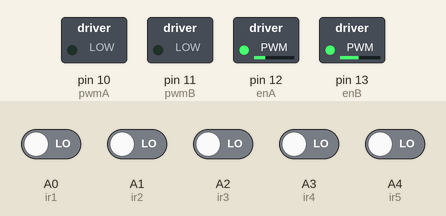
Simulated run of this sketch. Board: Arduino Uno, built with avr-gcc and run on an emulated ATmega328P. Shown: switched loads named in the sketch (green lamp = pin HIGH). The inputs (shaded band) are chosen by the test bench; at power-on: A0 (ir1), A1 (ir2), A2 (ir3), A3 (ir4), A4 (ir5) LOW.

Above: at 1.2 s.
1.3 s: A0 (ir1) driven HIGH
At 2.5 s:
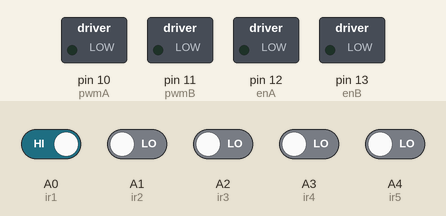
2.8 s: A1 (ir2) driven HIGH
At 4.0 s:
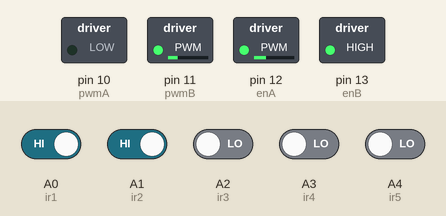
4.3 s: A2 (ir3) driven HIGH
At 4.7 s:
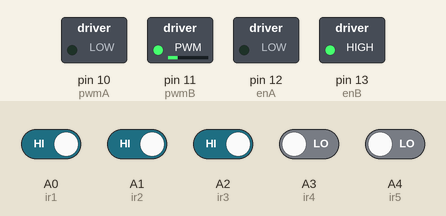
5.8 s: A3 (ir4) driven HIGH
At 7.0 s:
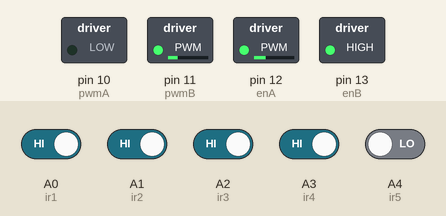
7.3 s: A3 (ir4) driven LOW
At 8.2 s:
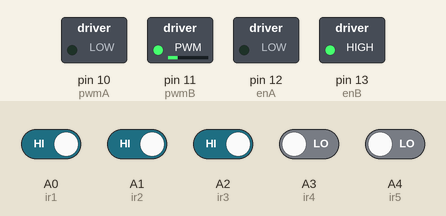
8.8 s: A2 (ir3) driven LOW
At 9.4 s:
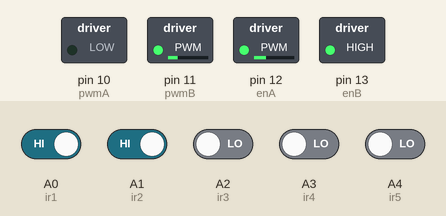
Timing chart, 0 to 11.3 s (numbered marks = the images above; inputs shaded):
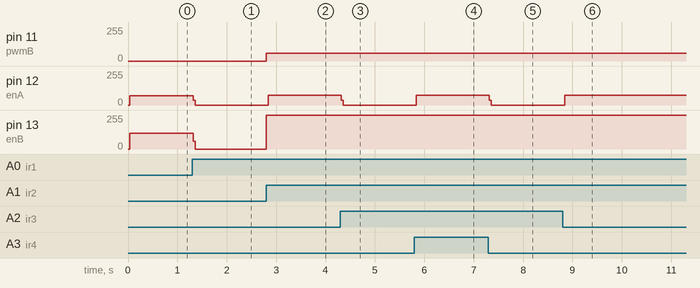

Measured:
- after the input at 1.3 s, pin 12 (enA): 71/255 → 0/255 at once; pin 13 (enB): 117/255 → 0/255 at once
- after the input at 2.8 s, pin 11 (pwmB): 0/255 → 60/255 at once; pin 12 (enA): 0/255 → 75/255 at once; pin 13 (enB): 0/255 → 255/255 at once
- after the input at 4.3 s, pin 12 (enA): 75/255 → 0/255 at once
- after the input at 5.8 s, pin 12 (enA): 0/255 → 74/255 at once
- after the input at 7.3 s, pin 12 (enA): 74/255 → 0/255 at once
- after the input at 8.8 s, pin 12 (enA): 0/255 → 75/255 at once

The sketch:

Line_following_With_L298P.ino
```cpp
//**********Line Following Robot using Arduino UNO**********//
//**********Using 5 Channel IR Sensor and L298P Motor Driver**********************//

#include <Arduino.h>

// L298P Motor Driver Pin Configuration
#define pwmA 10   // Speed control for Motor A
#define pwmB 11   // Speed control for Motor B
#define enA 12    // Direction control for Motor A
#define enB 13    // Direction control for Motor B

//**********5 Channel IR Sensor Connection**********//
#define ir1 A0    // Left Most IR Sensor
#define ir2 A1    // Left IR Sensor
#define ir3 A2    // Middle IR Sensor
#define ir4 A3    // Right IR Sensor
#define ir5 A4    // Right Most IR Sensor
//*************************************************//

void setup() {
  pinMode(pwmA, OUTPUT);
  pinMode(pwmB, OUTPUT);
  pinMode(enA, OUTPUT);
  pinMode(enB, OUTPUT);
  pinMode(ir1, INPUT);
  pinMode(ir2, INPUT);
  pinMode(ir3, INPUT);
  pinMode(ir4, INPUT);
  pinMode(ir5, INPUT);
}

// Function to control motor movement
void moveMotors(int rightSpeed, int leftSpeed, bool rightForward, bool leftForward) {
  // Enable both motors
  digitalWrite(enA, HIGH);
  digitalWrite(enB, HIGH);

  // Set motor speeds and directions (0-255)
  if (rightForward) {
    analogWrite(pwmA, rightSpeed);
    digitalWrite(enA, HIGH);
  } else {
    analogWrite(pwmA, 0);
    digitalWrite(enA, LOW);
  }

  if (leftForward) {
    analogWrite(pwmB, leftSpeed);
    digitalWrite(enB, HIGH);
  } else {
    analogWrite(pwmB, 0);
    digitalWrite(enB, LOW);
  }
}

void loop() {
  // Reading Sensor Values
  int s1 = digitalRead(ir1);
  int s2 = digitalRead(ir2);
  int s3 = digitalRead(ir3);
  int s4 = digitalRead(ir4);
  int s5 = digitalRead(ir5);

  // Motor speed - you can adjust this value between 0-255
  int motorSpeed = 60;

  // If only middle sensor detects black line
  if((s1 == 1) && (s2 == 1) && (s3 == 0) && (s4 == 1) && (s5 == 1))
  {
    // Going forward with full speed
    moveMotors(motorSpeed, motorSpeed, true, true);
  }

  // If only left sensor detects black line
  if((s1 == 1) && (s2 == 0) && (s3 == 1) && (s4 == 1) && (s5 == 1))
  {
    // Going right with full speed
    moveMotors(motorSpeed, 0, true, false);
  }

  // If only left most sensor detects black line
  if((s1 == 0) && (s2 == 1) && (s3 == 1) && (s4 == 1) && (s5 == 1))
  {
    // Going right with full speed
    moveMotors(motorSpeed, motorSpeed, true, false);
  }

  // If only right sensor detects black line
  if((s1 == 1) && (s2 == 1) && (s3 == 1) && (s4 == 0) && (s5 == 1))
  {
    // Going left with full speed
    moveMotors(0, motorSpeed, false, true);
  }

  // If only right most sensor detects black line
  if((s1 == 1) && (s2 == 1) && (s3 == 1) && (s4 == 1) && (s5 == 0))
  {
    // Going left with full speed
    moveMotors(motorSpeed, motorSpeed, false, true);
  }

  // If middle and right sensor detects black line
  if((s1 == 1) && (s2 == 1) && (s3 == 0) && (s4 == 0) && (s5 == 1))
  {
    // Going left with full speed
    moveMotors(0, motorSpeed, false, true);
  }

  // If middle and left sensor detects black line
  if((s1 == 1) && (s2 == 0) && (s3 == 0) && (s4 == 1) && (s5 == 1))
  {
    // Going right with full speed
    moveMotors(motorSpeed, 0, true, false);
  }

  // If middle, left and left most sensor detects black line
  if((s1 == 0) && (s2 == 0) && (s3 == 0) && (s4 == 1) && (s5 == 1))
  {
    // Going right with full speed
    moveMotors(motorSpeed, 0, true, false);
  }

  // If middle, right and right most sensor detects black line
  if((s1 == 1) && (s2 == 1) && (s3 == 0) && (s4 == 0) && (s5 == 0))
  {
    // Going left with full speed
    moveMotors(0, motorSpeed, false, true);
  }

  // If all sensors are on a black line
  if((s1 == 0) && (s2 == 0) && (s3 == 0) && (s4 == 0) && (s5 == 0))
  {
    // Stop
    moveMotors(0, 0, false, false);
  }
}
```
